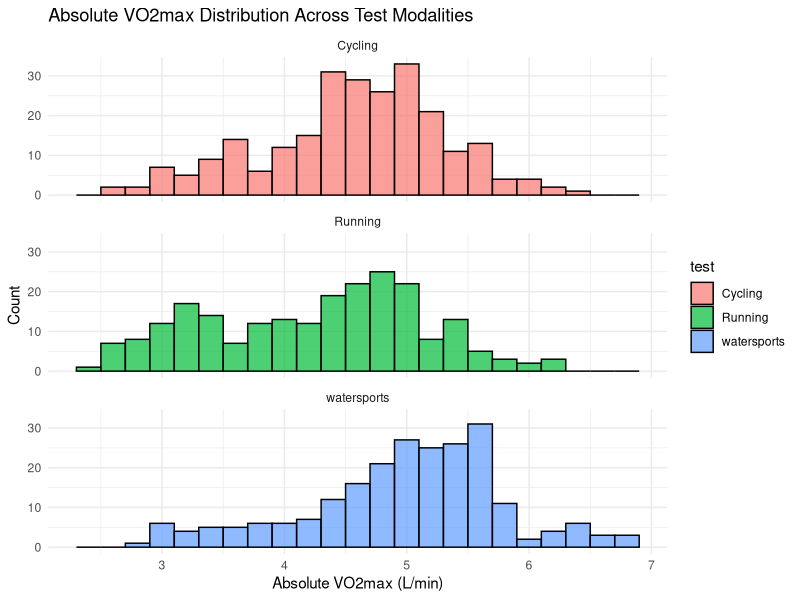
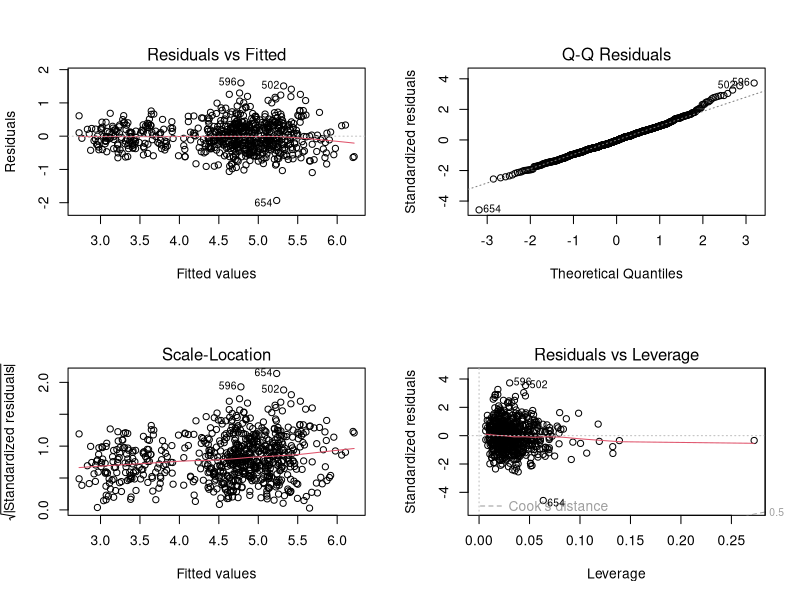
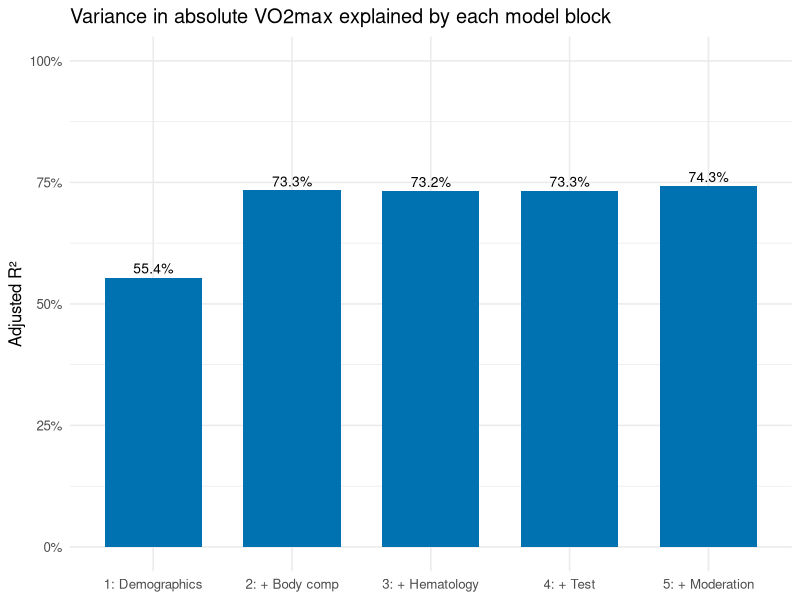
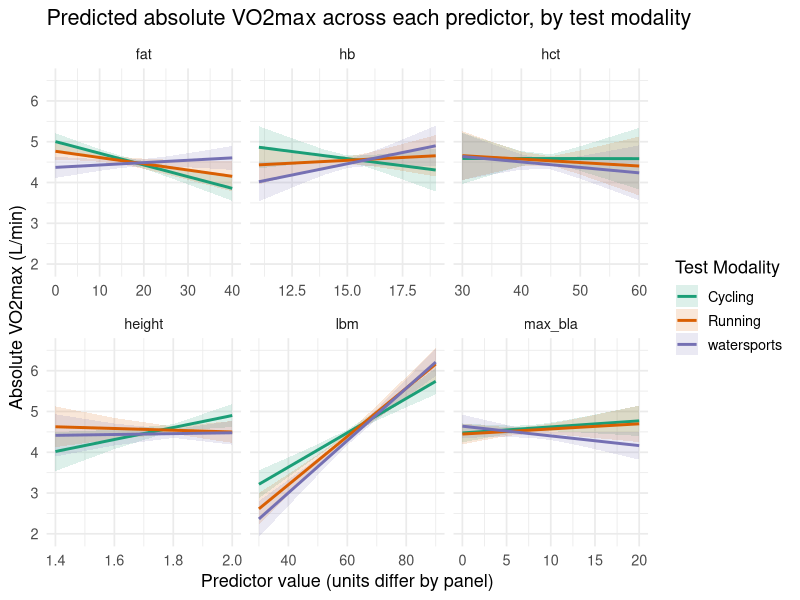
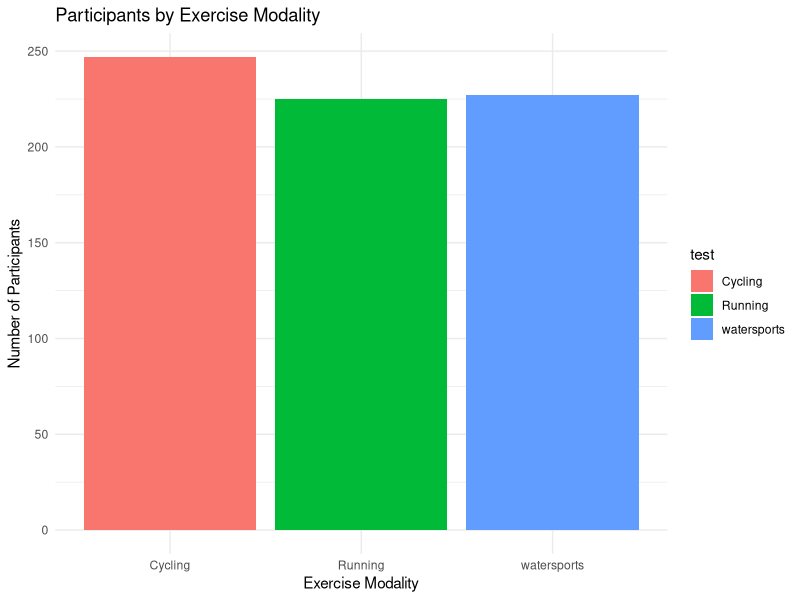
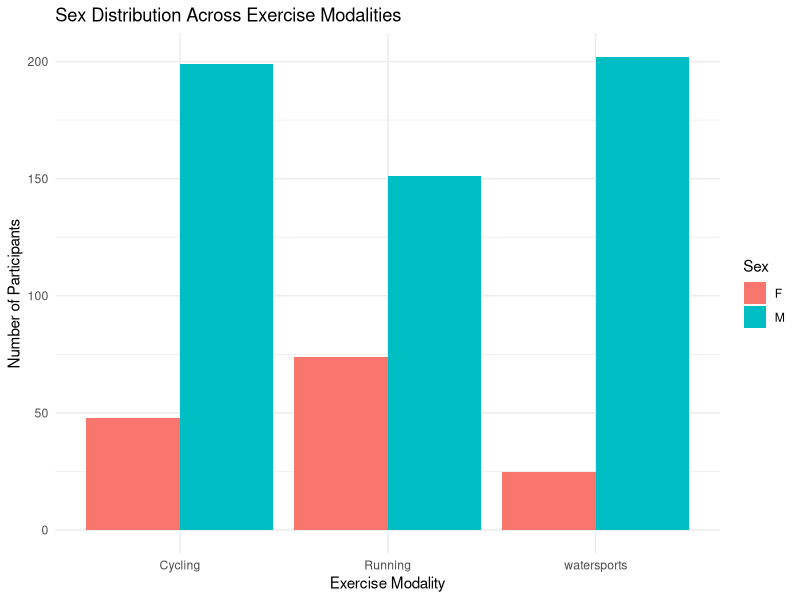
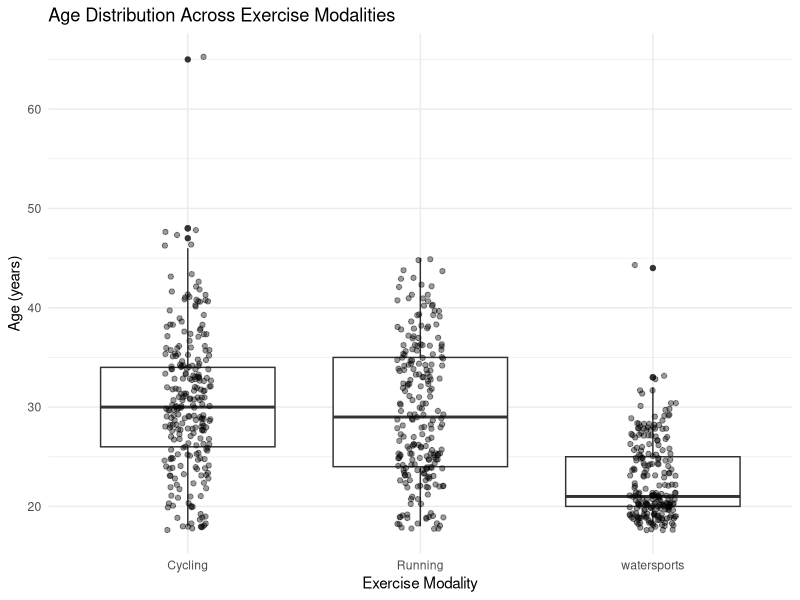
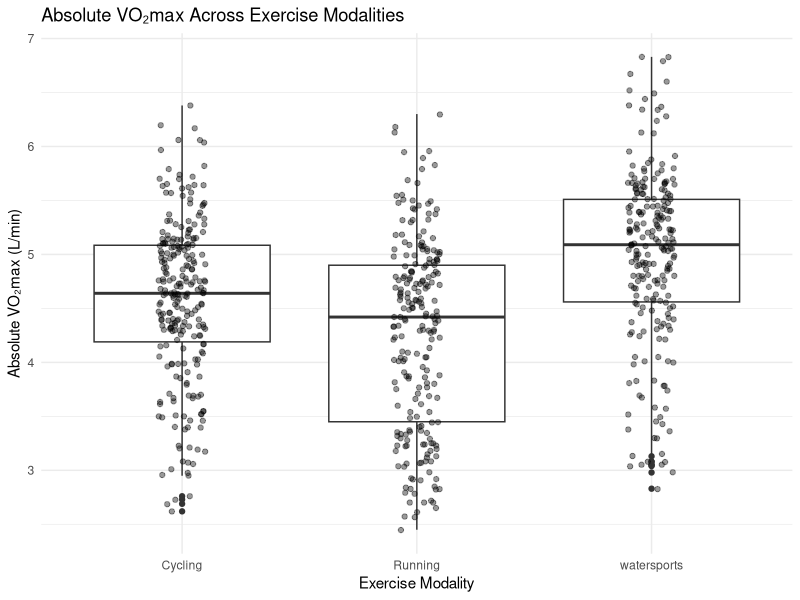

These charts were generated, in order, by the following R code:
## ---- chunk 1
knitr::opts_chunk$set(
  echo = TRUE,
  warning = FALSE,
  message = FALSE,
  fig.width = 7,
  fig.height = 4.5,
  fig.align = "center"
)
## ---- chunk 2
library(here) 
library(tidyverse)
library(broom)
library(car)
library(lmtest)
library(emmeans)
library(rstatix)
library(psych)
library(ggeffects)
## ---- chunk 3
df_raw <- read.csv(here("data", "combined_tests.csv"))

df_raw <- df_raw |> 
  rename(file = "source_file")

df_raw_sum <- read.csv(here("data", "Data_Summary_with_age.csv"))

df_raw_sum <- df_raw_sum |> 
  select("file", "age")

df_raw <- df_raw |> 
  group_by(file) |> 
  mutate(max_bla = max(bla))

### Making a df that only has variables that are needed for the study

colnames(df_raw)

df_clean <- df_raw |> 
  select("file", "gender", "event", "test", "height", "weight", "bmi", "fat", "lbm", "hb",
         "hct", "rbc", "wbc", "max_bla", "vo2max", "vo2max_absolute", "hrmax", "load_tlac",
         "hr_tlac", "percent_vo2max_tlac", "percent_h_rmax_tlac", "bla_tlac")

df_clean <- merge(df_clean, df_raw_sum, by = "file")

df_clean <- df_clean |> 
  relocate("age", .after = gender)

df_clean <- df_clean |> 
  distinct(file, .keep_all = T)

df_clean <- df_clean |>
  filter(!file %in% c("A539.xlsx", "A140.xlsx", "A562.xlsx", "A1065.xlsx"))

### Df manipulation and cleaning for analysis
colnames(df_clean)

anyNA(df_clean)

colSums(is.na(df_clean))

df_clean$weight[df_clean$weight == "Missing"] <- NA

df_clean <- df_clean |> 
  na.omit() |> 
  mutate(weight = as.numeric(as.character(weight)))

df_clean <- df_clean |> 
  mutate(across(where(is.numeric), ~ round(., 2)))

df_clean <- df_clean |> 
  filter(age >= 18)

df_clean <- df_clean |> 
  rename(sex = gender)

df_clean <- df_clean %>%
  mutate(test = case_match(test,
    c("Rowing", "Kayak") ~ "watersports",
    .default = test
  ))

df_clean <- df_clean |> 
  mutate(age_cat = case_when(
    age <= 30  ~ "under 30",
    age >= 30 ~ "over 30",
    TRUE ~ NA_character_
  )) |> 
  mutate(age_cat = factor(age_cat, 
                           levels = c("under 30", "over 30"),
                           ordered = TRUE)) |> 
  relocate(age_cat, .after = age)
## ---- chunk 4
## Setting test as factor to allow post-hoc
str(df_clean$test)
df_clean$test <- as.factor(df_clean$test)

# Statistical assumptions 

## Homogeneity of Variance
leveneTest(vo2max_absolute ~ test, data = df_clean)

##### Due the the p-value being lower than .05 in Levene test variance was not equal, thus changed the ANOVA into a Welch ANOVA for un-equal variance

## Normality (Shapiro-Wilk)
df_clean |> 
  group_by(test) |> 
  shapiro_test(vo2max_absolute)

##### Due to the large sample size we can still safely use Welch ANOVA due to the robustness to violations of mormality (Central Limit Therom)

## Look at skewness of test data
ggplot(df_clean, aes(x = vo2max_absolute, fill = test)) +
  geom_histogram(binwidth = 0.2, color = "black", alpha = 0.7) +
  facet_wrap(~ test, ncol = 1) +
  theme_minimal() +
  labs(
    title = "Absolute VO2max Distribution Across Test Modalities",
    x = "Absolute VO2max (L/min)",
    y = "Count"
  )

df_clean |> 
  group_by(test) |> 
  summarise(skewness = skew(vo2max_absolute),
    n = n()
  )

##### I ran this to make sure the there wasn't any skewness so that welch ANOVA could run properly

# Analysis (welch ANOVA + Post-Hoc)

## independent one way ANOVA (welch ANOVA)
aov_model <- oneway.test(vo2max_absolute ~ test, data = df_clean, var.equal = F)
aov_model

##### One-way test showed significance, now running post-hoc test to find which test is significant

## Games-Howell post-hoc
games_howell_test(data = df_clean, vo2max_absolute ~ test)

##### Games-Howell test showed statistically significant pairwise differences across all three test modalities
## ---- chunk 5
# Building models of various predictors (block entry)

## Demographics
B1 <- lm(vo2max_absolute ~ sex + age, data = df_clean)
## + Body composition
B2 <- update(B1, . ~ . + height + fat + lbm)
## + Hematology
B3 <- update(B2, . ~ . + hb + hct + max_bla)
## + Test main effect
B4 <- update(B3, . ~ . + test)
## + Moderation
B5 <- update(B4, . ~ . + (height + fat + lbm + hb + hct + max_bla) * test) 
summary(B5)

## Does body composition improve the demographic model?
anova(B1, B2)

## Do hematological/metabolic variables improve the model?
anova(B2, B3)

## Does exercise modality improve the additive model?
anova(B3, B4)

## Overall test of whether predictor associations differ by modality
anova(B4, B5)

# Assumption checks

## The standard diagnostic plots
par(mfrow = c(2, 2))
plot(B5)
par(mfrow = c(1, 1))

## Multicollinearity
vif(B5)

## Homoscedasticity
bptest(B5)

# Individual interaction tests
drop1(B5, test = "F")

# What is the slope of the predictor within each protocol
vars <- c("height", "fat", "lbm", "hb", "hct", "max_bla")
purrr::map(purrr::set_names(vars), ~ emtrends(B5, ~ test, var = .x, infer = TRUE))

##### I decided that a step regression is not the right regression since that uses automated statistical algorithms to select variables. I went with a Hierarchical regression (block entry) since we know the known predictors.
## ---- chunk 6
r2_tbl <- map_dfr(
  list("1: Demographics" = B1, "2: + Body comp" = B2, "3: + Hematology" = B3,
       "4: + Test" = B4, "5: + Moderation" = B5),
  ~ glance(.x) |> dplyr::select(r.squared, adj.r.squared),
  .id = "model"
) |>
  mutate(model = fct_inorder(model))

ggplot(r2_tbl, aes(x = model, y = adj.r.squared)) +
  geom_col(fill = "#0072B2", width = 0.7) +
  geom_text(aes(label = scales::percent(adj.r.squared, accuracy = 0.1)),
            vjust = -0.4, size = 3.5) +
  scale_y_continuous(limits = c(0, 1), labels = scales::percent) +
  theme_minimal(base_size = 12) +
  labs(title = "Variance in absolute VO2max explained by each model block",
       x = NULL, y = "Adjusted R²")
## ---- chunk 7
pred_all <- map_dfr(vars, function(v) {
  ggemmeans(B5, terms = c(v, "test")) |>
    as.data.frame() |>
    mutate(predictor = v)
})

ggplot(pred_all, aes(x = x, y = predicted, color = group, fill = group)) +
  geom_ribbon(aes(ymin = conf.low, ymax = conf.high), alpha = 0.15, color = NA) +
  geom_line(linewidth = 1) +
  facet_wrap(~ predictor, scales = "free_x") +
  scale_color_brewer(palette = "Dark2") +
  scale_fill_brewer(palette = "Dark2") +
  theme_minimal(base_size = 13) +
  labs(
    title = "Predicted absolute VO2max across each predictor, by test modality",
    x = "Predictor value (units differ by panel)",
    y = "Absolute VO2max (L/min)",
    color = "Test Modality",
    fill = "Test Modality"
  )
## ---- chunk 8
ggplot(df_clean, aes(x = test, fill = test)) +
  geom_bar() +
  theme_minimal() +
  labs(
    title = "Participants by Exercise Modality",
    x = "Exercise Modality",
    y = "Number of Participants"
  )
## ---- chunk 9
ggplot(df_clean, aes(x = test, fill = sex)) +
  geom_bar(position = "dodge") +
  theme_minimal() +
  labs(
    title = "Sex Distribution Across Exercise Modalities",
    x = "Exercise Modality",
    y = "Number of Participants",
    fill = "Sex"
  )
## ---- chunk 10
ggplot(df_clean, aes(x = test, y = age)) +
  geom_boxplot() +
  geom_jitter(width = 0.1, alpha = 0.4) +
  theme_minimal() +
  labs(
    title = "Age Distribution Across Exercise Modalities",
    x = "Exercise Modality",
    y = "Age (years)"
  )
## ---- chunk 11
ggplot(df_clean, aes(x = test, y = vo2max_absolute)) +
  geom_boxplot() +
  geom_jitter(width = 0.1, alpha = 0.4) +
  theme_minimal() +
  labs(
    title = "Absolute VO₂max Across Exercise Modalities",
    x = "Exercise Modality",
    y = "Absolute VO₂max (L/min)"
  )
